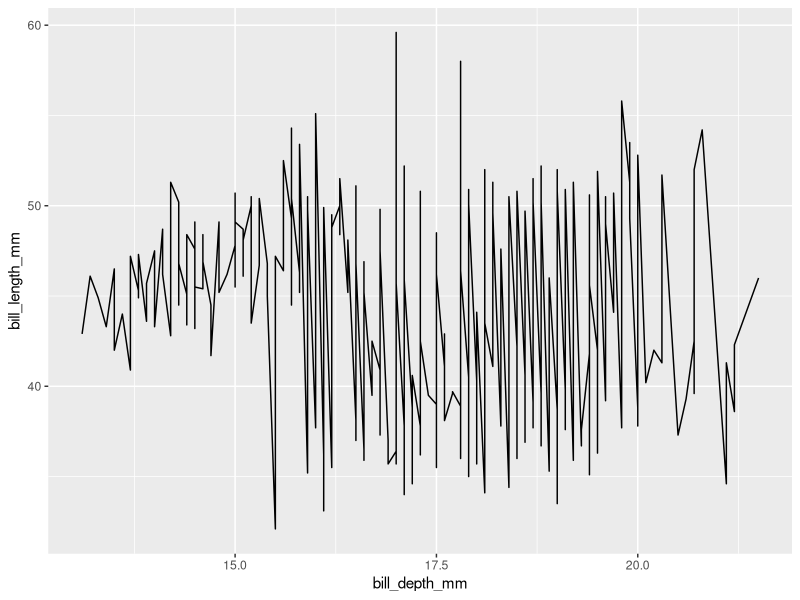
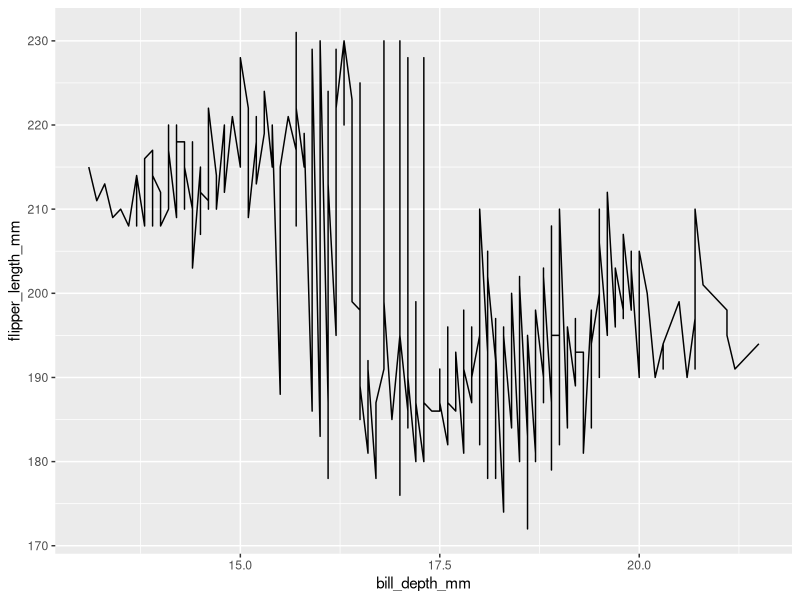
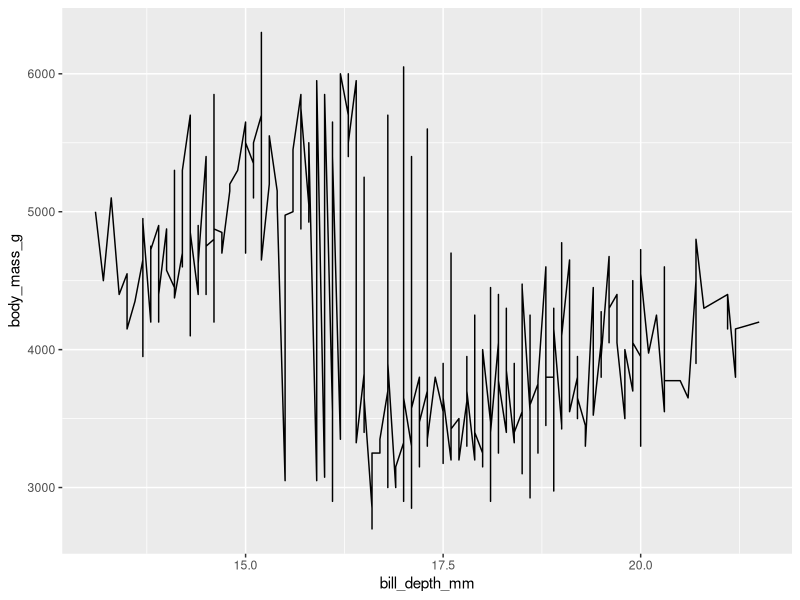

Write R code to recreate these figures, in order.
## ---- chunk 1
library(tidyverse)
library(palmerpenguins)
## ---- chunk 2
ggplot(penguins) + aes(x = bill_depth_mm, y = bill_length_mm) + geom_line()
## ---- chunk 3
ggplot(penguins) + aes(x = bill_depth_mm, y = flipper_length_mm) + geom_line()
## ---- chunk 4
ggplot(penguins) + aes(x = bill_depth_mm, y = body_mass_g) + geom_line()
